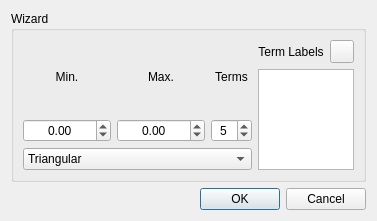
<?xml version="1.0" encoding="UTF-8"?>
<ui version="4.0">
 <class>LinguisticVariableWizard</class>
 <widget class="QDialog" name="LinguisticVariableWizard">
  <property name="windowModality">
   <enum>Qt::WindowModal</enum>
  </property>
  <property name="geometry">
   <rect>
    <x>0</x>
    <y>0</y>
    <width>377</width>
    <height>221</height>
   </rect>
  </property>
  <property name="sizePolicy">
   <sizepolicy hsizetype="Maximum" vsizetype="Maximum">
    <horstretch>0</horstretch>
    <verstretch>0</verstretch>
   </sizepolicy>
  </property>
  <property name="windowTitle">
   <string>Linguistic Variable Wizard</string>
  </property>
  <layout class="QVBoxLayout" name="verticalLayout">
   <item>
    <widget class="QGroupBox" name="grx_wizard">
     <property name="sizePolicy">
      <sizepolicy hsizetype="Maximum" vsizetype="Preferred">
       <horstretch>0</horstretch>
       <verstretch>0</verstretch>
      </sizepolicy>
     </property>
     <property name="title">
      <string>Wizard</string>
     </property>
     <layout class="QHBoxLayout" name="horizontalLayout_4">
      <item>
       <layout class="QVBoxLayout" name="verticalLayout_2">
        <item>
         <layout class="QHBoxLayout" name="horizontalLayout_3">
          <item>
           <layout class="QVBoxLayout" name="verticalLayout_4">
            <item>
             <widget class="QLabel" name="lbl_min">
              <property name="text">
               <string>Min.</string>
              </property>
              <property name="alignment">
               <set>Qt::AlignCenter</set>
              </property>
             </widget>
            </item>
            <item>
             <widget class="QDoubleSpinBox" name="dsx_min">
              <property name="sizePolicy">
               <sizepolicy hsizetype="Maximum" vsizetype="Fixed">
                <horstretch>0</horstretch>
                <verstretch>0</verstretch>
               </sizepolicy>
              </property>
              <property name="alignment">
               <set>Qt::AlignCenter</set>
              </property>
              <property name="minimum">
               <double>-999999999.000000000000000</double>
              </property>
              <property name="maximum">
               <double>999999999.000000000000000</double>
              </property>
             </widget>
            </item>
           </layout>
          </item>
          <item>
           <layout class="QVBoxLayout" name="verticalLayout_5">
            <item>
             <widget class="QLabel" name="lbl_max">
              <property name="text">
               <string>Max.</string>
              </property>
              <property name="alignment">
               <set>Qt::AlignCenter</set>
              </property>
             </widget>
            </item>
            <item>
             <widget class="QDoubleSpinBox" name="dsx_max">
              <property name="sizePolicy">
               <sizepolicy hsizetype="Maximum" vsizetype="Fixed">
                <horstretch>0</horstretch>
                <verstretch>0</verstretch>
               </sizepolicy>
              </property>
              <property name="alignment">
               <set>Qt::AlignCenter</set>
              </property>
              <property name="minimum">
               <double>-999999999.000000000000000</double>
              </property>
              <property name="maximum">
               <double>999999999.000000000000000</double>
              </property>
             </widget>
            </item>
           </layout>
          </item>
          <item>
           <layout class="QVBoxLayout" name="verticalLayout_6">
            <item>
             <widget class="QLabel" name="lbl_terms">
              <property name="text">
               <string>Terms</string>
              </property>
              <property name="alignment">
               <set>Qt::AlignCenter</set>
              </property>
             </widget>
            </item>
            <item>
             <widget class="QSpinBox" name="spx_terms">
              <property name="sizePolicy">
               <sizepolicy hsizetype="Maximum" vsizetype="Fixed">
                <horstretch>0</horstretch>
                <verstretch>0</verstretch>
               </sizepolicy>
              </property>
              <property name="alignment">
               <set>Qt::AlignCenter</set>
              </property>
              <property name="minimum">
               <number>1</number>
              </property>
              <property name="maximum">
               <number>99</number>
              </property>
              <property name="value">
               <number>5</number>
              </property>
             </widget>
            </item>
           </layout>
          </item>
         </layout>
        </item>
        <item>
         <layout class="QHBoxLayout" name="horizontalLayout">
          <item>
           <widget class="QComboBox" name="cbx_lterm">
            <item>
             <property name="text">
              <string>Triangular</string>
             </property>
            </item>
            <item>
             <property name="text">
              <string>Triangular+Shoulder</string>
             </property>
            </item>
            <item>
             <property name="text">
              <string>Trapezoidal</string>
             </property>
            </item>
           </widget>
          </item>
         </layout>
        </item>
       </layout>
      </item>
      <item>
       <layout class="QVBoxLayout" name="verticalLayout_3">
        <item>
         <layout class="QHBoxLayout" name="horizontalLayout_5">
          <item>
           <widget class="QLabel" name="lbl_term_labels">
            <property name="text">
             <string>Term Labels</string>
            </property>
            <property name="alignment">
             <set>Qt::AlignCenter</set>
            </property>
           </widget>
          </item>
          <item>
           <widget class="QToolButton" name="btn_create_labels">
            <property name="text">
             <string/>
            </property>
            <property name="icon">
             <iconset resource="resources.qrc">
              <normaloff>:/icons/icons/wizard.png</normaloff>:/icons/icons/wizard.png</iconset>
            </property>
           </widget>
          </item>
         </layout>
        </item>
        <item>
         <widget class="QPlainTextEdit" name="ptx_term_labels"/>
        </item>
       </layout>
      </item>
     </layout>
    </widget>
   </item>
   <item>
    <widget class="QDialogButtonBox" name="buttonBox">
     <property name="orientation">
      <enum>Qt::Horizontal</enum>
     </property>
     <property name="standardButtons">
      <set>QDialogButtonBox::Cancel|QDialogButtonBox::Ok</set>
     </property>
    </widget>
   </item>
  </layout>
 </widget>
 <resources>
  <include location="resources.qrc"/>
 </resources>
 <connections>
  <connection>
   <sender>buttonBox</sender>
   <signal>accepted()</signal>
   <receiver>LinguisticVariableWizard</receiver>
   <slot>accept()</slot>
   <hints>
    <hint type="sourcelabel">
     <x>248</x>
     <y>254</y>
    </hint>
    <hint type="destinationlabel">
     <x>157</x>
     <y>274</y>
    </hint>
   </hints>
  </connection>
  <connection>
   <sender>buttonBox</sender>
   <signal>rejected()</signal>
   <receiver>LinguisticVariableWizard</receiver>
   <slot>reject()</slot>
   <hints>
    <hint type="sourcelabel">
     <x>316</x>
     <y>260</y>
    </hint>
    <hint type="destinationlabel">
     <x>286</x>
     <y>274</y>
    </hint>
   </hints>
  </connection>
 </connections>
</ui>
